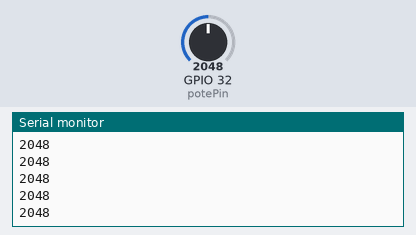
Bench run of a sketch on a simulated ESP32. Parts: the last lines printed to the serial monitor. Inputs (shaded band) come from the test bench; at power-on: GPIO 32 (potePin) = 2048.

Above: at 2.2 s.
2.3 s: GPIO 32 (potePin) set to 2866
At 2.31 s:
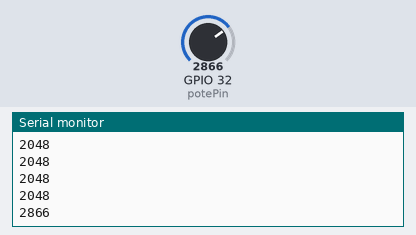
3.8 s: GPIO 32 (potePin) set to 3603
At 3.81 s:
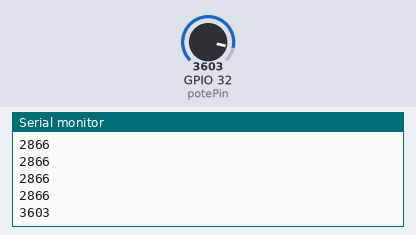
Timing chart, 0 to 6.8 s (numbered marks = the images above; inputs shaded):
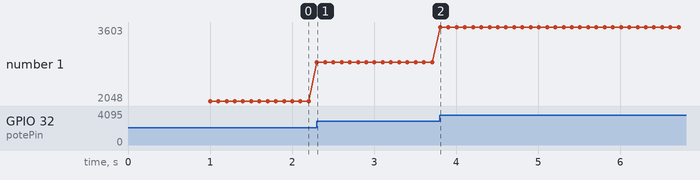

Measured:
- after the input at 2.3 s, the serial monitor: prints a new line at once (image 1)
- after the input at 3.8 s, the serial monitor: prints a new line at once (image 2)
- plotted number 1: 2048 → 2866 after the input at 2.3 s, 2866 → 3603 after the input at 3.8 s

The sketch:

caso_04_leer_pot.ino
```cpp
const int potePin = 32; //Pin del potenciometro
volatile int estadoPote;
void setup(){
Serial.begin(115200);
delay(1000);
Serial.println();
Serial.println("Lecturas de Potenciometro");
pinMode(potePin, INPUT);
}
void loop(){
estadoPote=analogRead(potePin);
Serial.println(estadoPote);
delay(100);
}
```
